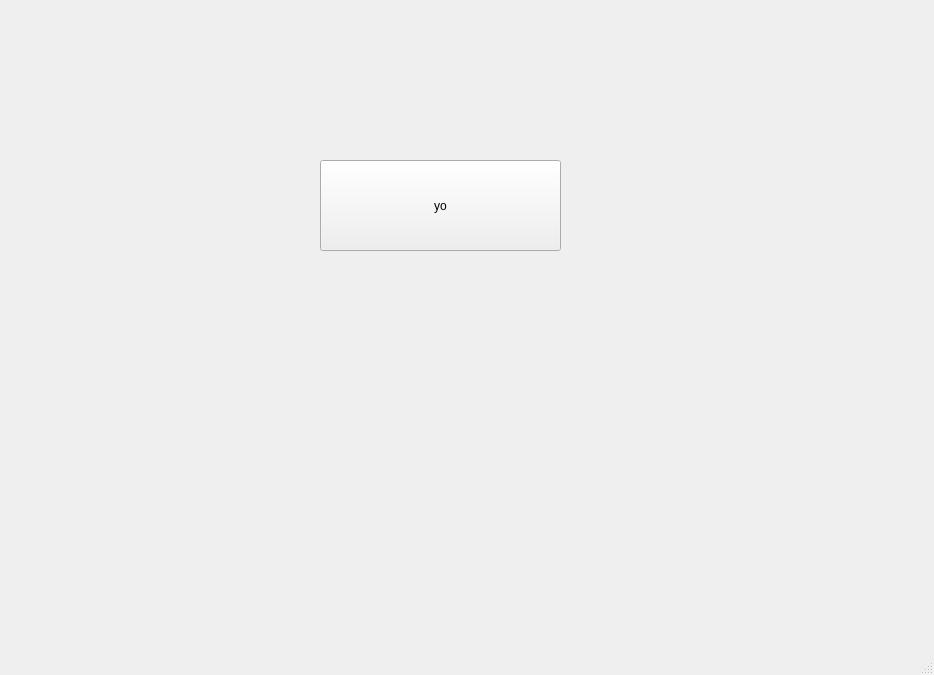
<?xml version="1.0" encoding="UTF-8"?>
<ui version="4.0">
 <class>MainWindow</class>
 <widget class="QMainWindow" name="MainWindow">
  <property name="geometry">
   <rect>
    <x>0</x>
    <y>0</y>
    <width>934</width>
    <height>675</height>
   </rect>
  </property>
  <property name="windowTitle">
   <string>MainWindow</string>
  </property>
  <widget class="QWidget" name="centralwidget">
   <widget class="QPushButton" name="yo">
    <property name="geometry">
     <rect>
      <x>320</x>
      <y>160</y>
      <width>241</width>
      <height>91</height>
     </rect>
    </property>
    <property name="text">
     <string>yo</string>
    </property>
   </widget>
  </widget>
  <widget class="QMenuBar" name="menubar">
   <property name="geometry">
    <rect>
     <x>0</x>
     <y>0</y>
     <width>934</width>
     <height>21</height>
    </rect>
   </property>
  </widget>
  <widget class="QStatusBar" name="statusbar"/>
 </widget>
 <resources/>
 <connections/>
</ui>
